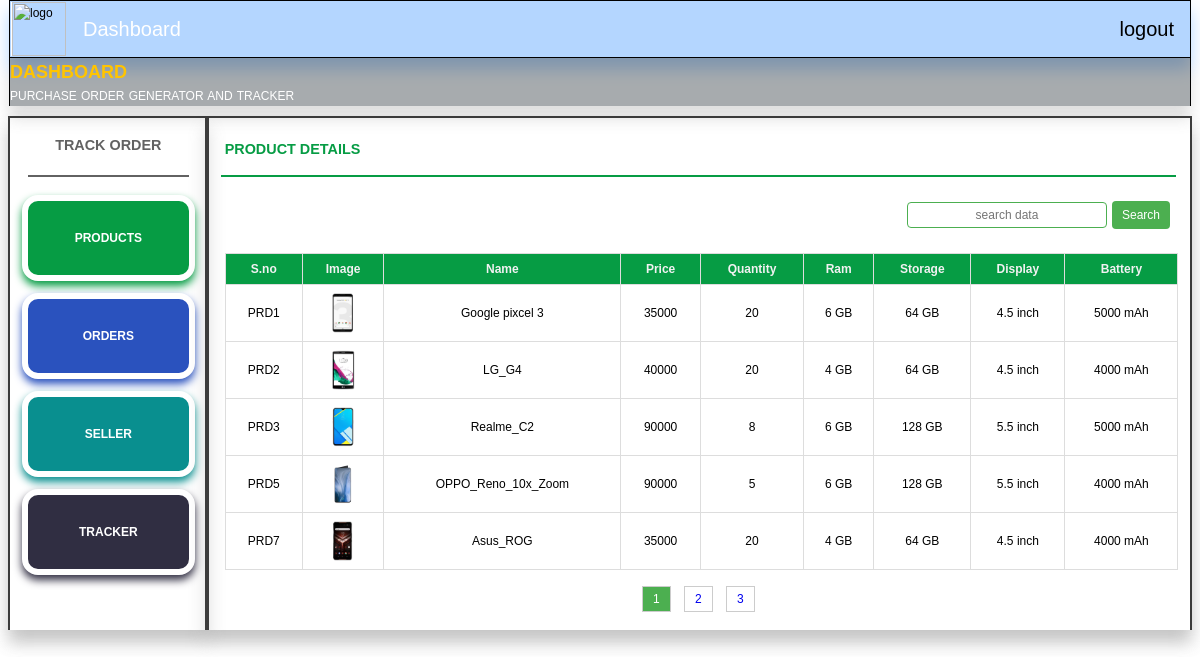
The page /mobile_task/admin_page/admin_dashboard.php on the database its author committed.
### tables this page shows
CREATE TABLE `product_table` (
  `id` int(11) NOT NULL,
  `product_id` varchar(25) NOT NULL,
  `product_name` varchar(50) NOT NULL,
  `phone_ram` varchar(10) NOT NULL,
  `phone_storage` varchar(15) NOT NULL,
  `phone_display_size` varchar(25) NOT NULL,
  `battery` varchar(20) NOT NULL,
  `product_price` int(11) NOT NULL,
  `product_total_qty` int(11) NOT NULL,
  `images` varchar(225) NOT NULL,
  `created_by` varchar(225) DEFAULT NULL,
  `created_on` datetime DEFAULT NULL,
  `updated_by` varchar(225) DEFAULT NULL,
  `updated_on` datetime DEFAULT NULL
);

### mobile_task/admin_page/admin_dashboard.php (the view, shortened to what this page needs)
<?php
require_once '../config/config.php';
require_once '../navbar/nav.php';
?>
<!DOCTYPE html>
<html lang="en">
<head>
    <link rel="stylesheet" href="../style/style.css">
    <link rel="stylesheet" href="../style/search.css">
</head>
<body>
    <main>
        <div class="side-container">
            <div class="side-heading">
                <h3>track order</h3>
            </div>
            <hr class="hrline">
            <li class="product-btn"><a href="admin_dashboard.php?section=products">Products</a></li>
            <li class="order-btn"><a href="admin_dashboard.php?section=order">Orders</a></li>
            <li class="seller-btn"><a href="admin_dashboard.php?section=seller">Seller</a></li>
            <li class="track-btn"><a href="admin_dashboard.php?section=order-track">Tracker</a></li>
        </div>
        <div class="main-container">
            <section id="products">
                <?php
                $num_per_page = 5;
                if (isset($_GET["page"])) {
                    $page = $_GET["page"];
                } else {
                    $page = 1;
                }
                $start_from = ($page - 1) * $num_per_page;
                $search = "";
                $stmt = $con->prepare("SELECT * FROM product_table WHERE product_id LIKE ? OR product_name LIKE ? LIMIT ?, ?");
                $searchParam = "%$search%";
                $stmt->bind_param("ssii", $searchParam, $searchParam, $start_from, $num_per_page);
                $stmt->execute();
                $result = $stmt->get_result();
                $selectedAnchor = isset($_GET['section']) ? $_GET['section'] : 'products';
                if ($selectedAnchor == 'products' && !isset($_GET['id'])) {
                ?>
                    <div class="add">
                        <h3 class="pro-heading">
                            Product details
                        </h3>
                    </div>
                    <hr class="hr-line">
                    <div class="search">
                        <form action="" method="post" class="search-form">
                            <input type="text" name="search" placeholder="search data" value="<?= $search ?>">
                            <button name="submit">Search</button>
                        </form>
                    </div>
                    <?php
                    if ($result) {
                        if (mysqli_num_rows($result) > 0) {
                    ?>
                            <table class="table-view">
                                <tr>
                                    <th>S.no</th>
                                    <th>Image</th>
                                    <th>Name</th>
                                    <th>Price</th>
                                    <th>Quantity</th>
                                    <th>Ram</th>
                                    <th>Storage</th>
                                    <th>Display</th>
                                    <th>Battery</th>
                                </tr>
                                <?php
                                while ($row = mysqli_fetch_assoc($result)) {
                                ?>
                                    <tr>
                                        <td><?= $row['product_id'] ?></td>
                                        <td><img src="../admin_page/product_img/<?= $row['images'] ?>" height="100" alt="img"></td>
                                        <td><?= $row['product_name'] ?></td>
                                        <td><?= $row['product_price'] ?></td>
                                        <td><?= $row['product_total_qty'] ?></td>
                                        <td><?= $row['phone_ram'] ?></td>
                                        <td><?= $row['phone_storage'] ?></td>
                                        <td><?= $row['phone_display_size'] ?></td>
                                        <td><?= $row['battery'] ?></td>
                                    </tr>
                        <?php
                                }
                            } else {
                                echo "<h3 class='pro-heading'>Data not found</h3>";
                            }
                        }
                        ?>
                            </table>
                        <?php
                        $countStmt = $con->prepare("SELECT COUNT(*) as total FROM product_table WHERE product_id LIKE ? OR product_name LIKE ?");
                        $countStmt->bind_param("ss", $searchParam, $searchParam);
                        $countStmt->execute();
                        $countResult = $countStmt->get_result();
                        $row = mysqli_fetch_assoc($countResult);
                        $total_record = $row['total'];
                        $total_page = ceil($total_record / $num_per_page);
                        if ($total_page > 1) {
                            echo "<div class='pagination'>";
                            for ($i = 1; $i <= $total_page; $i++) {
                                $active_class = ($i == $page) ? "active" : "";
                                echo "<a class='$active_class' href='admin_dashboard.php?section=products&page=" . $i . "'>" . $i . "</a> ";
                            }
                            echo "</div>";
                        }
                    }
                        ?>
            </section>
        </div>
    </main>
</body>
</html>

### mobile_task/navbar/nav.php
<link rel="stylesheet" href="../style/nav.css">
<header>
    <div class="header-content">
        <div class="logo">
            <img src="../navbar/logo.png" alt="logo">
        </div>
        <div class="nav-links">
            <a href="admin_dashboard.php?section=products">Dashboard</a>
            <a href="../admin_page/logout.php" class="logout">logout</a>
        </div>
    </div>
    <div class="text-center">
        <h1>Dashboard</h1>
        <p>Purchase Order Generator And Tracker</p>
    </div>
</header>

### mobile_task/style/nav.css (style rules this page uses)
.header-content { display: grid; grid-template-columns: 1fr 26fr; align-items: center; margin: 0px 9px 0px 9px; border: 1px solid; border-bottom: 1px rgb(100, 99, 99); box-shadow: 0 12px 16px 0 #308dff5c; font-family: Verdana, Geneva, Tahoma, sans-serif; font-size: 12px; }
.logo { border: 1px solid #308dff5c; }
.logo img { width: 54px; height: auto; margin-left: 1px; background-color: #308dff5c; }
.nav-links { list-style: none; margin: 0; background-color: #308dff5c; display: flex; justify-content: space-between; }
.nav-links a { float: left; color: #ffffff; text-align: center; padding: 12px 16px; text-decoration: none; font-size: 20px; font-family: Verdana, Geneva, Tahoma, sans-serif; font-size: 20px; }
.nav-links a.logout { color: #000000; font-family: Verdana, Geneva, Tahoma, sans-serif; }
.text-center { margin: 0px 9px 0px 9px; border: 1px solid; text-transform: uppercase; word-spacing: 1px; border-bottom: 0px solid rgb(100, 99, 99); box-shadow: 0 12px 16px 0 rgba(117, 116, 116, 0.24); font-family: Verdana, Geneva, Tahoma, sans-serif; }
.text-center h1 { max-width: 100%; background-color: #3b444b72; color: #ffc401; font-size: 18px; }
.text-center p { max-width: 100%; background-color: #3b444b72; color: #ffffff; }

### mobile_task/style/style.css (style rules this page uses)
* { margin: 0; padding: 0; font-family: Verdana, Geneva, Tahoma, sans-serif; font-size: 12px; }
body { line-height: 1.6; background-color: white; margin: 0; padding: 0; font-family: Verdana, Geneva, Tahoma, sans-serif; font-size: 12px; }
a { text-decoration: none; }
li { list-style: none; }
main { display: grid; grid-template-columns: 1fr 5fr; margin: 10px; justify-items: center; box-shadow: 0 12px 16px 0 rgba(117, 116, 116, 0.24); }
.side-container, .main-container { width: 100%; text-align: center; box-shadow: 0 12px 16px 0 rgba(117, 116, 116, 0.24); border: 2px solid rgb(60, 60, 60); border-bottom: none; height: auto; }
.side-container .side-heading h3 { margin-top: 1.3rem; text-align: center; color: #626262; font-size: 1.2rem; font-weight: 900; text-transform: uppercase; }
.hrline { margin: 1.5rem; border: 1px solid #626262; }
.side-container a { color: #ffffff; padding: 25px; }
.side-container li { cursor: pointer; margin: 1rem; border: 6px solid #ffffff; border-radius: 16px; line-height: 20px; padding: 27px 0px; text-align: center; text-transform: uppercase; font-weight: bold; font-size: 12px; transition: transform 0.3s; }
.product-btn { background-color: #069c44; box-shadow: 0px 5px 8px #069c44; }
.order-btn { background-color: #2a52be; box-shadow: 0px 5px 8px #2a52be; }
.seller-btn { background-color: #098f8f; box-shadow: 0px 5px 8px #098f8f; }
.track-btn { background-color: #302e42; box-shadow: 0px 5px 8px #302e42; }
#products, #order, #seller, #order-track { margin-top: 20px; }
.add { display: flex; text-align: end; margin: 1.5rem; margin-bottom: 0; font-size: 12px; align-items: center; flex-direction: row-reverse; justify-content: space-between; }
.pro-heading { margin: 0; color: #069c44; font-size: 1.2rem; text-transform: uppercase; }
#products .pro-heading { color: #069c44; }
.hr-line { margin: 1.2rem; }
#products .hr-line { border: 1px solid #069c44; }
.table-view { width: 97%; border-collapse: collapse; margin-top: 10px; margin-left: 1.5rem; margin-right: 1.5rem; }
.table-view th, .table-view td { border: 1px solid #ddd; padding: 8px; }
.table-view td { text-align: center; }
#products .table-view th { background-color: #069c44; color: #f2f2f2; }
.table-view img { max-width: 100px; max-height: 40px; text-align: center; }
#products input[type="text"], #products input[type="number"], #products input[type="mail"], #products input[type="date"], #order input[type="text"], #order input[type="number"], #order input[type="mail"], #order input[type="date"] { width: 100%; border: none; text-align: center; font-size: 12px; font-family: Verdana, Geneva, Tahoma, sans-serif; }
.pagination, .order-pagination { margin-top: 20px; }
.pagination a, .order-pagination a { padding: 5px 10px; margin: 0 5px; border: 1px solid #ccc; text-decoration: none; }
.pagination a.active { background-color: #4CAF50; color: white; }

### rows shown on the page
product_table: product "PRD1", images (picture), product_name "Google pixcel 3", product_price "35000", product_total_qty "20", phone_ram "6 GB", phone_storage "64 GB", phone_display_size "4.5 inch", battery "5000 mAh"
product_table: product "PRD2", images (picture), product_name "LG_G4", product_price "40000", product_total_qty "20", phone_ram "4 GB", phone_storage "64 GB", phone_display_size "4.5 inch", battery "4000 mAh"
product_table: product "PRD3", images (picture), product_name "Realme_C2", product_price "90000", product_total_qty "8", phone_ram "6 GB", phone_storage "128 GB", phone_display_size "5.5 inch", battery "5000 mAh"
product_table: product "PRD5", images (picture), product_name "OPPO_Reno_10x_Zoom", product_price "90000", product_total_qty "5", phone_ram "6 GB", phone_storage "128 GB", phone_display_size "5.5 inch", battery "4000 mAh"
product_table: product "PRD7", images (picture), product_name "Asus_ROG", product_price "35000", product_total_qty "20", phone_ram "4 GB", phone_storage "64 GB", phone_display_size "4.5 inch", battery "4000 mAh"
